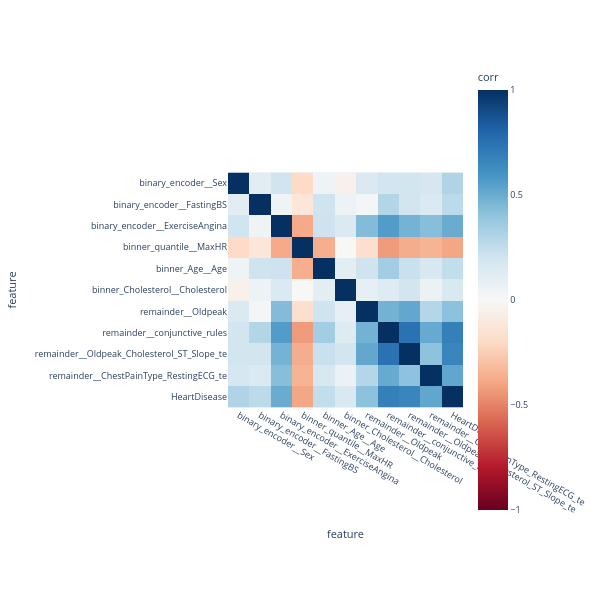

Source (notebook cell):
### Code cell
train = X_train[remaining_cols].merge(y_train, left_index=True, right_index=True)
corr_df = train.corr()
plot_corr_matrix(corr_df, width=600, height=600, fontsize=9)

### Figure 1 — Plotly figure (JSON) as saved in the notebook; plotly's stock layout.template omitted (floating-point values rounded to 4 significant figures)
{"data": [{"coloraxis": "coloraxis", "name": "0", "x": ["binary_encoder__Sex", "binary_encoder__FastingBS", "binary_encoder__ExerciseAngina", "binner_quantile__MaxHR", "binner_Age__Age", "binner_Cholesterol__Cholesterol", "remainder__Oldpeak", "remainder__conjunctive_rules", "remainder__Oldpeak_Cholesterol_ST_Slope_te", "remainder__ChestPainType_RestingECG_te", "HeartDisease"], "y": ["binary_encoder__Sex", "binary_encoder__FastingBS", "binary_encoder__ExerciseAngina", "binner_quantile__MaxHR", "binner_Age__Age", "binner_Cholesterol__Cholesterol", "remainder__Oldpeak", "remainder__conjunctive_rules", "remainder__Oldpeak_Cholesterol_ST_Slope_te", "remainder__ChestPainType_RestingECG_te", "HeartDisease"], "z": [[1.0, 0.1161, 0.2018, -0.2018, 0.04935, -0.04975, 0.1497, 0.1954, 0.1925, 0.1759, 0.3062], [0.1161, 1.0, 0.04199, -0.1236, 0.2035, 0.05674, 0.01803, 0.2953, 0.1913, 0.1467, 0.2713], [0.2018, 0.04199, 1.0, -0.3776, 0.211, 0.1547, 0.4382, 0.5656, 0.4722, 0.4275, 0.5015], [-0.2018, -0.1236, -0.3776, 1.0, -0.3654, -0.003422, -0.1691, -0.4281, -0.3684, -0.3458, -0.3934], [0.04935, 0.2035, 0.211, -0.3654, 1.0, 0.1048, 0.2078, 0.3496, 0.2266, 0.1696, 0.2483], [-0.04975, 0.05674, 0.1547, -0.003422, 0.1048, 1.0, 0.08892, 0.1304, 0.1893, 0.06201, 0.1596], [0.1497, 0.01803, 0.4382, -0.1691, 0.2078, 0.08892, 1.0, 0.4767, 0.52, 0.2916, 0.4122], [0.1954, 0.2953, 0.5656, -0.4281, 0.3496, 0.1304, 0.4767, 1.0, 0.7451, 0.5076, 0.683], [0.1925, 0.1913, 0.4722, -0.3684, 0.2266, 0.1893, 0.52, 0.7451, 1.0, 0.4083, 0.6611], [0.1759, 0.1467, 0.4275, -0.3458, 0.1696, 0.06201, 0.2916, 0.5076, 0.4083, 1.0, 0.5229], [0.3062, 0.2713, 0.5015, -0.3934, 0.2483, 0.1596, 0.4122, 0.683, 0.6611, 0.5229, 1.0]], "type": "heatmap", "xaxis": "x", "yaxis": "y", "hovertemplate": "feature: %{x}<br>feature: %{y}<br>corr: %{z}<extra></extra>"}], "layout": {"xaxis": {"anchor": "y", "domain": [0.0, 1.0], "scaleanchor": "y", "constrain": "domain", "title": {"text": "feature"}}, "yaxis": {"anchor": "x", "domain": [0.0, 1.0], "autorange": "reversed", "constrain": "domain", "title": {"text": "feature"}}, "coloraxis": {"colorbar": {"title": {"text": "corr"}}, "colorscale": [[0.0, "rgb(103,0,31)"], [0.1, "rgb(178,24,43)"], [0.2, "rgb(214,96,77)"], [0.3, "rgb(244,165,130)"], [0.4, "rgb(253,219,199)"], [0.5, "rgb(247,247,247)"], [0.6, "rgb(209,229,240)"], [0.7, "rgb(146,197,222)"], [0.8, "rgb(67,147,195)"], [0.9, "rgb(33,102,172)"], [1.0, "rgb(5,48,97)"]], "cmin": -1, "cmax": 1, "autocolorscale": false}, "margin": {"t": 60}, "font": {"size": 9}, "width": 600, "height": 600}}
